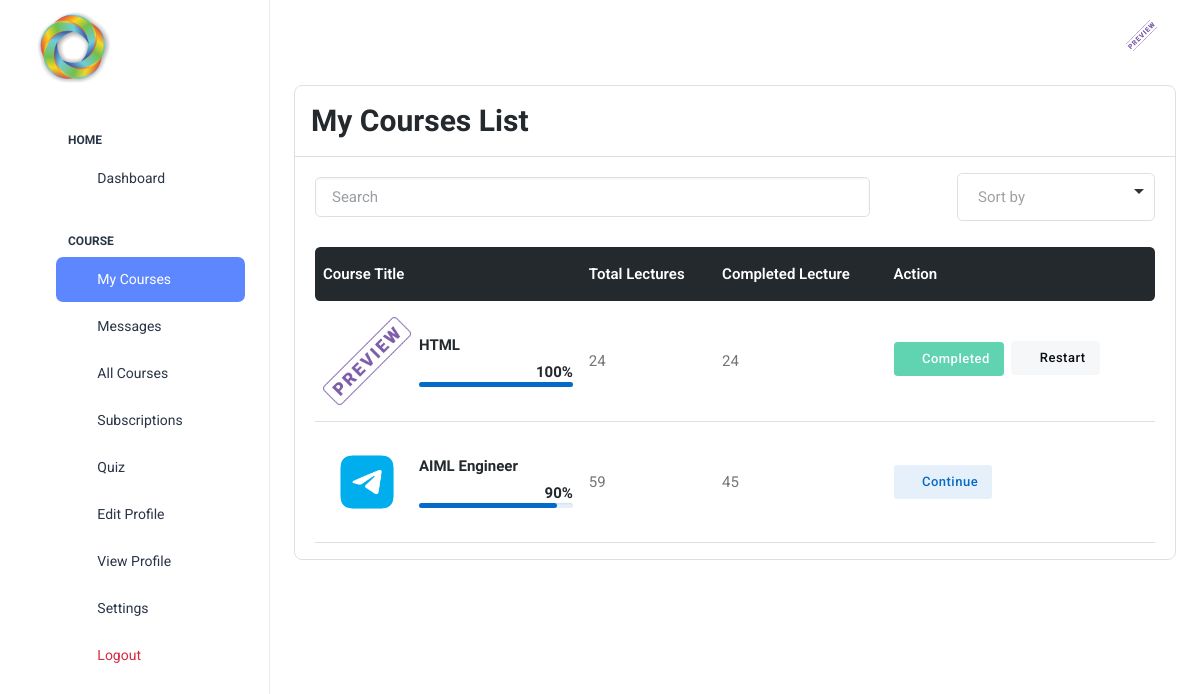
Before: /beta/mycourses/ (signed in) with the older database file.
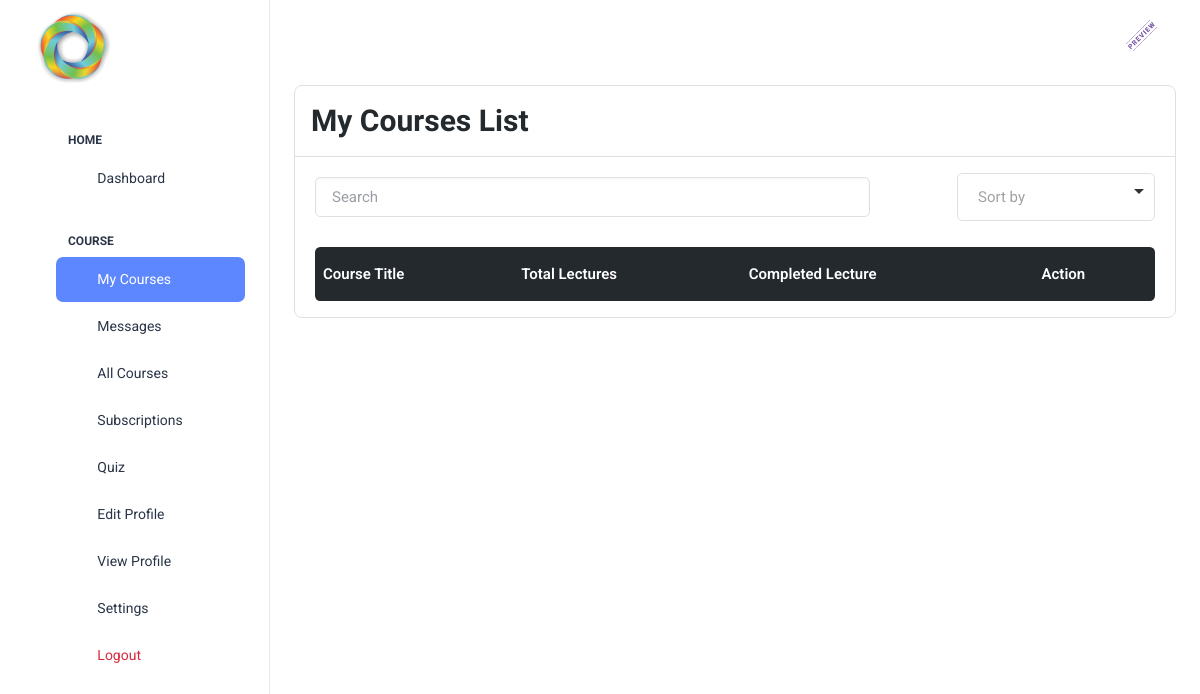
After: the same page with the newer database file.
### base/models.py (models this page shows, shortened)
class isPurchased(models.Model):
    course=models.ForeignKey(Course,on_delete=models.CASCADE)
    isbuyed=models.BooleanField(default=False)
    purchased_on=models.DateTimeField(auto_now_add=True)
    buyer=models.ForeignKey(CustomUser,on_delete=models.CASCADE)
    def __str__(self):
        return self.course.course_name

class Course(models.Model):
    COURSE_LEVELS = [
        ('Beginner', 'Beginner'),
        ('Intermediate', 'Intermediate'),
        ('Advanced', 'Advanced'),
        ('All Level', 'All level'),
    ]
    ratingChoices=[
        ('0',0),
        ('1',1),
        ('2',2),
        ('3',3),
        ('4',4),
        ('5',5)
    ]
    course_level=models.CharField(
        max_length=20,
        choices=COURSE_LEVELS,
        default='all',
    )
    course_createdon=models.DateTimeField(auto_now_add=True)
    video=models.FileField(upload_to='static/course_videos')
    course_category=models.CharField(max_length=200)
    course_name=models.CharField(max_length=200)
    course_instructor=models.ForeignKey(CustomUser,on_delete=models.CASCADE)
    course_description=models.TextField()
    course_rating=models.CharField(choices=ratingChoices ,default=5 ,max_length=3)
    course_price=models.FloatField(default=0)
    course_duration=models.CharField(max_length=30)
    course_image=models.ImageField(upload_to='static/course_images')
    lectures=models.IntegerField(default=0)

class Progress(models.Model):
    course=models.ForeignKey(Course,on_delete=models.CASCADE)
    user=models.ForeignKey(CustomUser,on_delete=models.CASCADE)
    completed_lectures=models.IntegerField(default=0)
    progress=models.IntegerField(default=0)
    certified=models.BooleanField(default=False)

### betaadmin/views.py (the view)
# urls.py: path('mycourses/',mycourses,name='mycourses'),
def mycourses(request):
    courses=isPurchased.objects.filter(buyer=request.user)
    completed=Progress.objects.filter(user=request.user,progress=100)
    progress=Progress.objects.filter(user=request.user)
    progress=zip(courses,progress)
    context={'courses':courses,'completed':completed,'progresses':progress}
    return render(request,'beta_admin/mycourses.html',context)

### templates/beta_admin/mycourses.html (shortened to what the changed rows need)
<!doctype html>
<html lang="en">
{% load static %}
<head>
  <link rel="stylesheet" href="{% static 'login/assets/css/styles.min.css' %}" />
   <link rel="stylesheet" type="text/css" href="{% static 'assets/css/style.css' %}">
   <link rel="stylesheet" type="text/css" href="{% static 'assets/vendor/font-awesome/css/all.min.css' %}">
	<link rel="stylesheet" type="text/css" href="{% static 'assets/vendor/bootstrap-icons/bootstrap-icons.css' %}">
    <link rel="stylesheet" type="text/css" href="{% static 'assets/vendor/choices/css/choices.min.css' %}">
	<link rel="stylesheet" type="text/css" href="{% static 'assets/vendor/aos/aos.css' %}">
</head>
<body>
  <div class="page-wrapper" id="main-wrapper" data-layout="vertical" data-navbarbg="skin6" data-sidebartype="full"
    data-sidebar-position="fixed" data-header-position="fixed">
    <div class="body-wrapper">
      <div class="container-fluid">
            <link rel="stylesheet" type="text/css" href="{% static 'assets/vendor/font-awesome/css/all.min.css' %}">
            <link rel="stylesheet" type="text/css" href="{% static 'assets/vendor/bootstrap-icons/bootstrap-icons.css' %}">
          </head>
          <body>
<div class="col-xl-12">
    <div class="card bg-transparent border rounded-3">
        <div class="card-body">
            <div class="table-responsive border-0">
                <table class="table table-dark-gray align-middle p-4 mb-0 table-hover">
                    <thead>
                        <tr>
                            <th scope="col" class="border-0 rounded-start">Course Title</th>
                            <th scope="col" class="border-0">Total Lectures</th>
                            <th scope="col" class="border-0">Completed Lecture</th>
                            <th scope="col" class="border-0 rounded-end">Action</th>
                        </tr>
                    </thead>
                    <tbody>
                      {% for course , prog in progresses %}
                      <tr>
                        <td>
                          <div class="d-flex align-items-center">
                            <div class="w-100px">
                              <img src="{{ course.course.course_image.url }}" class="rounded" alt="">
                            </div>
                            <div class="mb-0 ms-2" style="width: 70%;">
                              <h6 style="width: 100%;"><a href="#">{{course}}</a></h6>
                              <div class="overflow-hidden">
                                <h6 class="mb-0 text-end">{{prog.progress}}%</h6>
                                <div class="progress progress-sm bg-primary bg-opacity-10">
                                  <div class="progress-bar bg-primary aos" role="progressbar" data-aos="slide-right" data-aos-delay="200" data-aos-duration="1000" data-aos-easing="ease-in-out" style="width: {{prog.progress}}%" aria-valuenow="85" aria-valuemin="0" aria-valuemax="100">
                                  </div>
                                </div>
                              </div>
                            </div>
                          </div>
                        </td>
                        <td>{{course.course.lectures}}</td>
                        <td>{{prog.completed_lectures}}</td>
                        {% if prog.progress == 100 %}
                        <td>
                          <button class="btn btn-sm btn-success me-1 mb-1 mb-x;-0 disabled"><i class="bi bi-check me-1"></i>Completed</button>
                          <a href="#" class="btn btn-sm btn-light me-1"><i class="bi bi-arrow-repeat me-1"></i>Restart</a>
                        </td>
                        {% else %}
                        <td>
                          <a href="#" class="btn btn-sm btn-primary-soft me-1 mb-1 mb-md-0"><i class="bi bi-play-circle me-1"></i>Continue</a>
                        </td>
                      </tr>
                      {% endif %}
                      {% endfor %}
                    </tbody>
                </table>
            </div>
        </div>
    </div>
</div>
</div>
</div>
</div>
</body>
</html>

Changed rows visible on the page:
removed isPurchased: course.course_image (picture), course.course_name "HTML", progress "100", course.lectures "24", completed_lectures "24", shows "Completed"
removed isPurchased: course.course_image (picture), course.course_name "AIML Engineer", progress "90", course.lectures "59", completed_lectures "45", shows "Continue"
